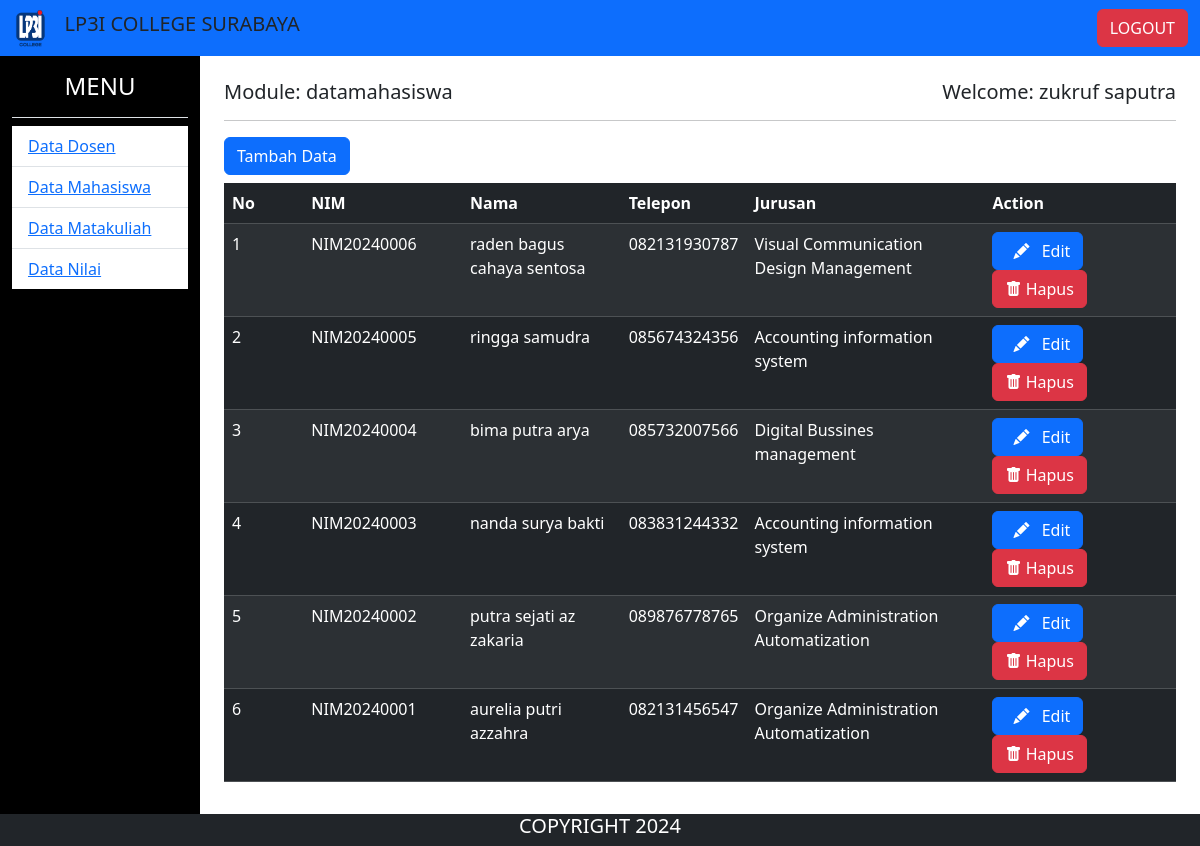
/admin/staff.php?modul=datamahasiswa (signed in), run on the app's committed database.
### tables this page shows
CREATE TABLE `mst_menus` (
  `menuid` int(11) NOT NULL,
  `menu_name` varchar(30) NOT NULL,
  `menu_link` varchar(30) NOT NULL,
  `isactive` tinyint(1) NOT NULL
);

CREATE TABLE `mst_mahasiswa` (
  `nim` varchar(15) NOT NULL,
  `nama_mhs` varchar(50) NOT NULL,
  `email_mhs` varchar(20) NOT NULL,
  `telp_mhs` varchar(15) NOT NULL,
  `alamat_mhs` text NOT NULL,
  `idjurusan` varchar(12) NOT NULL,
  `password` varchar(100) NOT NULL,
  `foto` varchar(100) NOT NULL,
  `is_active` int(1) NOT NULL
);

CREATE TABLE `mst_jurusan` (
  `idjurusan` varchar(12) NOT NULL,
  `nm_jurusan` varchar(50) NOT NULL,
  `is_active` int(1) NOT NULL
);

### admin/modul/datamahasiswa.php (the view, shortened to what this page needs)
<?php
if (!isset($_GET['action'])) {
?>
    <div class="row">
        <div class="col-md-12">
            <a href="?modul=<?php echo $_GET['modul']; ?>&action=add" class="btn btn-primary">Tambah Data</a>
            <table class="table table-dark table-striped my-2">
                <thead>
                    <tr>
                        <th>No</th>
                        <th>NIM</th>
                        <th>Nama</th>
                        <th>Telepon</th>
                        <th>Jurusan</th>
                        <th>Action</th>
                    </tr>
                </thead>
                <tbody>
                    <?php
                    $no = 1;
                    $statement_sql = $cn_mysql->prepare(
                        "SELECT mst_mahasiswa.nim, mst_mahasiswa.nama_mhs, mst_mahasiswa.telp_mhs, mst_jurusan.nm_jurusan
                        FROM mst_mahasiswa
                        JOIN mst_jurusan ON mst_mahasiswa.idjurusan = mst_jurusan.idjurusan
                        WHERE mst_mahasiswa.is_active = 1
                        ORDER BY mst_mahasiswa.nim DESC"
                    );
                    $statement_sql->execute();
                    $result = $statement_sql->get_result();
                    while ($data = $result->fetch_assoc()) {
                    ?>
                        <tr>
                            <td class="col-md-1"><?php echo $no; ?></td>
                            <td class="col-md-2"><?php echo $data['nim']; ?></td>
                            <td class="col-md-2"><?php echo $data['nama_mhs']; ?></td>
                            <td class="col-md-1"><?php echo $data['telp_mhs']; ?></td>
                            <td class="col-md-3"><?php echo $data['nm_jurusan']; ?></td>
                            <td>
                                <a href="?modul=<?php echo $_GET['modul']; ?>&action=edit&id=<?php echo $data['nim']; ?>" class="btn btn-primary" title="Detail Data"><i class="bi bi-pencil-fill mx-2"></i> Edit</a>
                                <a href="?modul=<?php echo $_GET['modul']; ?>&action=delete&id=<?php echo $data['nim']; ?>" class="btn btn-danger" title="Hapus Data"><i class="bi bi-trash-fill"></i> Hapus</a>
                            </td>
                        </tr>
                    <?php $no++;
                    }
                    ?>
                </tbody>
            </table>
        </div>
    </div>
<?php
}
?>

### admin/staff.php (shortened to what this page needs)
<?php
if (isset($_SESSION['userlogin'])) {
    require_once('../config/koneksidb.php');
?>
    <!DOCTYPE html>
    <html lang="en">
    <head>
        <link href="https://cdn.jsdelivr.net/npm/bootstrap@5.3.3/dist/css/bootstrap.min.css" rel="stylesheet">
        <link rel="stylesheet" href="https://cdn.jsdelivr.net/npm/bootstrap-icons@1.11.3/font/bootstrap-icons.min.css">
        <link rel="stylesheet" href="../assets/adminstyle.css" />
    </head>
    <body class="d-flex flex-column min-vh-100">
        <nav class="navbar navbar-expand-lg bg-primary">
            <div class="container-fluid">
                <img src="../assets/img/LOGO-04.png" alt="Logo" style="height: 40px;">
                <h5>
                    <span class="mx-3" style="float: right;"> LP3I COLLEGE SURABAYA</span>
                </h5>
                <div class="collapse navbar-collapse justify-content-end" id="navbarSupportedContent">
                    <a href="logout.php" class="btn btn-danger">LOGOUT</a>
                </div>
            </div>
        </nav>
        <div class="container-fluid">
            <div class="row">
                <div class="col-md-2 bg-black left-menu menuscol">
                    <h4 class="p-3 text-white text-center border-bottom">MENU</h4>
                    <ul class="list-group list-group-flush">
                        <?php
                        $stmt = $cn_mysql->prepare("SELECT * FROM mst_menus WHERE isactive=1");
                        $stmt->execute();
                        $result = $stmt->get_result();
                        while ($d = $result->fetch_assoc()) {
                            echo '<li class="list-group-item"><a href="' . $d["menu_link"] . '">' . $d["menu_name"] . '</a></li>';
                        }
                        ?>
                    </ul>
                </div>
                <div class="col-md-10 p-4">
                    <?php
                    if (!isset($_GET['modul'])) {
                    ?>
                        <h5><span style="float: right;"> Welcome: <?php echo $_SESSION['loginname']; ?></span></h5>
                        <hr>
                </div>
            <?php
                    } else {
                        echo '
                        <h5 id="title">
                            Module: ' . $_GET['modul'] . '
                            <span style="float: right;"> Welcome: ' . $_SESSION['loginname'] . '</span>
                        </h5>
                        <hr>
                        ';
                        $pagenya = $_GET['modul'] . ".php";
                        include_once("modul/$pagenya");
                    }
            ?>
            </div>
        </div>
        </div>
        <footer class="bg-dark text-white footer mt-auto">
            <div class="container">
                <div class="row">
                    <h5 class="text-center">COPYRIGHT 2024</h5>
                </div>
            </div>
        </footer>
    </body>
    </html>
<?php
} else {
    echo "<script>alert('Memerlukan login');</script>";
    echo "<meta http-equiv='refresh' content='0;url=../index.php'>";
    exit;
}
?>

### assets/adminstyle.css (style rules this page uses)
.menuscol { padding-bottom: 52.8vh; }

### data on the page
mst_menus: menu_name "Data Dosen"
mst_menus: menu_name "Data Mahasiswa"
mst_menus: menu_name "Data Matakuliah"
mst_menus: menu_name "Data Nilai"
mst_mahasiswa: nim "NIM20240006", nama_mhs "raden bagus cahaya sentosa", telp_mhs "082131930787", idjurusan.nm_jurusan "Visual Communication Design Management"
mst_mahasiswa: nim "NIM20240005", nama_mhs "ringga samudra", telp_mhs "085674324356", idjurusan.nm_jurusan "Accounting information system"
mst_mahasiswa: nim "NIM20240004", nama_mhs "bima putra arya", telp_mhs "085732007566", idjurusan.nm_jurusan "Digital Bussines management"
mst_mahasiswa: nim "NIM20240003", nama_mhs "nanda surya bakti", telp_mhs "083831244332", idjurusan.nm_jurusan "Accounting information system"
mst_mahasiswa: nim "NIM20240002", nama_mhs "putra sejati az zakaria", telp_mhs "089876778765", idjurusan.nm_jurusan "Organize Administration Automatization"
mst_mahasiswa: nim "NIM20240001", nama_mhs "aurelia putri azzahra", telp_mhs "082131456547", idjurusan.nm_jurusan "Organize Administration Automatization"

### other printed values
$_GET['modul'] "datamahasiswa"
$_SESSION['loginname'] "zukruf saputra"
